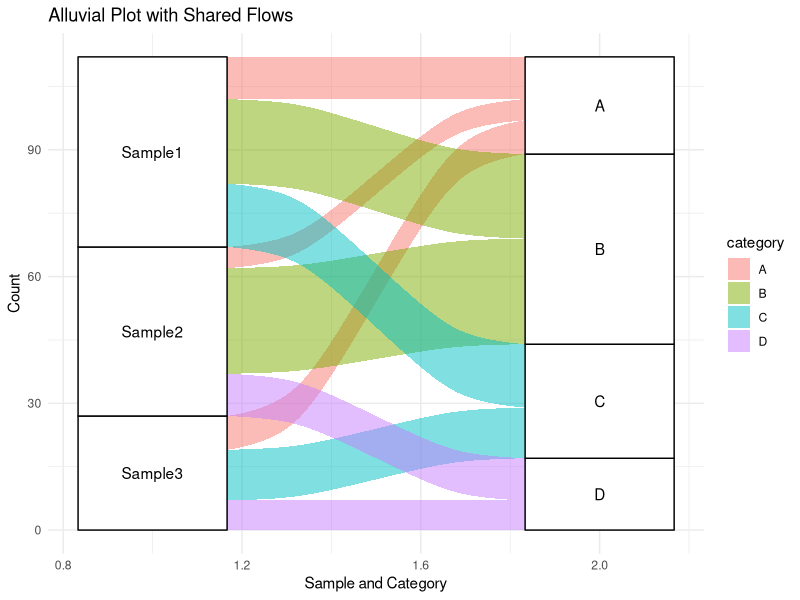

R code for this plot:
# Load necessary libraries
library(ggplot2)
library(ggalluvial)
library(dplyr)

# Example dataset
data <- data.frame(
  sample = rep(c("Sample1", "Sample2", "Sample3"), each = 3),
  category = c("A", "B", "C", "A", "B", "D", "A", "C", "D"),
  count = c(10, 20, 15, 5, 25, 10, 8, 12, 7)
)

# Identify shared flows (categories present in multiple samples)
shared_flows <- data %>%
  group_by(category) %>%
  filter(n_distinct(sample) > 1)

# Filter the data to keep only shared flows
filtered_data <- data %>%
  semi_join(shared_flows, by = "category")

# Create the alluvial plot
ggplot(filtered_data,
       aes(axis1 = sample, axis2 = category, y = count)) +
  geom_alluvium(aes(fill = category)) +
  geom_stratum() +
  geom_text(stat = "stratum", aes(label = after_stat(stratum))) +
  theme_minimal() +
  labs(title = "Alluvial Plot with Shared Flows",
       x = "Sample and Category",
       y = "Count")
